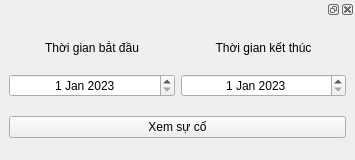
<?xml version="1.0" encoding="UTF-8"?>
<ui version="4.0">
 <class>Form</class>
 <widget class="QWidget" name="Form">
  <property name="geometry">
   <rect>
    <x>0</x>
    <y>0</y>
    <width>355</width>
    <height>160</height>
   </rect>
  </property>
  <property name="windowTitle">
   <string>Form</string>
  </property>
  <layout class="QVBoxLayout" name="verticalLayout">
   <property name="spacing">
    <number>0</number>
   </property>
   <property name="leftMargin">
    <number>0</number>
   </property>
   <property name="topMargin">
    <number>0</number>
   </property>
   <property name="rightMargin">
    <number>0</number>
   </property>
   <property name="bottomMargin">
    <number>0</number>
   </property>
   <item>
    <widget class="QDockWidget" name="dockWidget">
     <widget class="QWidget" name="dockWidgetContents">
      <layout class="QGridLayout" name="gridLayout">
       <item row="0" column="0">
        <widget class="QLabel" name="label">
         <property name="sizePolicy">
          <sizepolicy hsizetype="Preferred" vsizetype="Fixed">
           <horstretch>0</horstretch>
           <verstretch>0</verstretch>
          </sizepolicy>
         </property>
         <property name="text">
          <string>Thời gian bắt đầu</string>
         </property>
         <property name="alignment">
          <set>Qt::AlignCenter</set>
         </property>
        </widget>
       </item>
       <item row="0" column="1">
        <widget class="QLabel" name="label_2">
         <property name="text">
          <string>Thời gian kết thúc</string>
         </property>
         <property name="alignment">
          <set>Qt::AlignCenter</set>
         </property>
        </widget>
       </item>
       <item row="1" column="0">
        <widget class="QDateEdit" name="dateEdit">
         <property name="alignment">
          <set>Qt::AlignCenter</set>
         </property>
         <property name="date">
          <date>
           <year>2023</year>
           <month>1</month>
           <day>1</day>
          </date>
         </property>
        </widget>
       </item>
       <item row="1" column="1">
        <widget class="QDateEdit" name="dateEdit_2">
         <property name="alignment">
          <set>Qt::AlignCenter</set>
         </property>
         <property name="date">
          <date>
           <year>2023</year>
           <month>1</month>
           <day>1</day>
          </date>
         </property>
        </widget>
       </item>
       <item row="2" column="0" colspan="2">
        <widget class="QPushButton" name="pushButton">
         <property name="text">
          <string>Xem sự cố</string>
         </property>
        </widget>
       </item>
      </layout>
     </widget>
    </widget>
   </item>
  </layout>
 </widget>
 <resources/>
 <connections/>
</ui>
